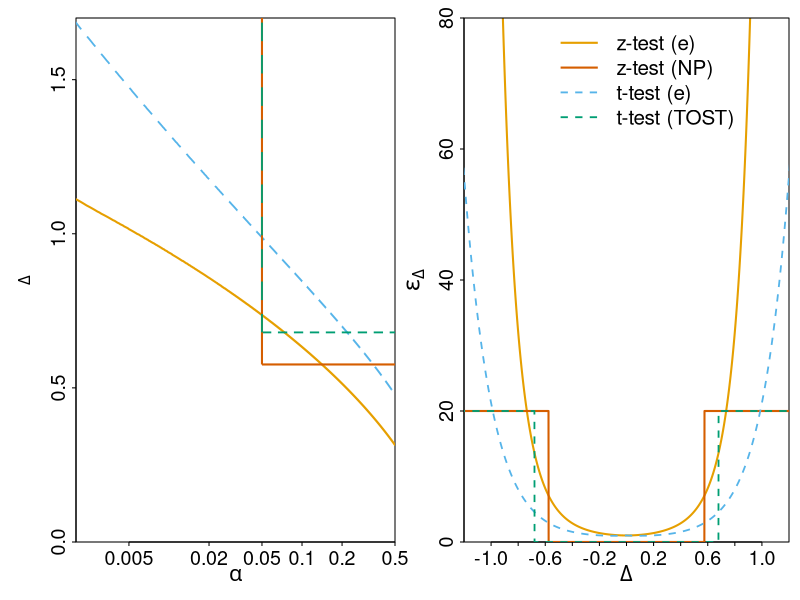
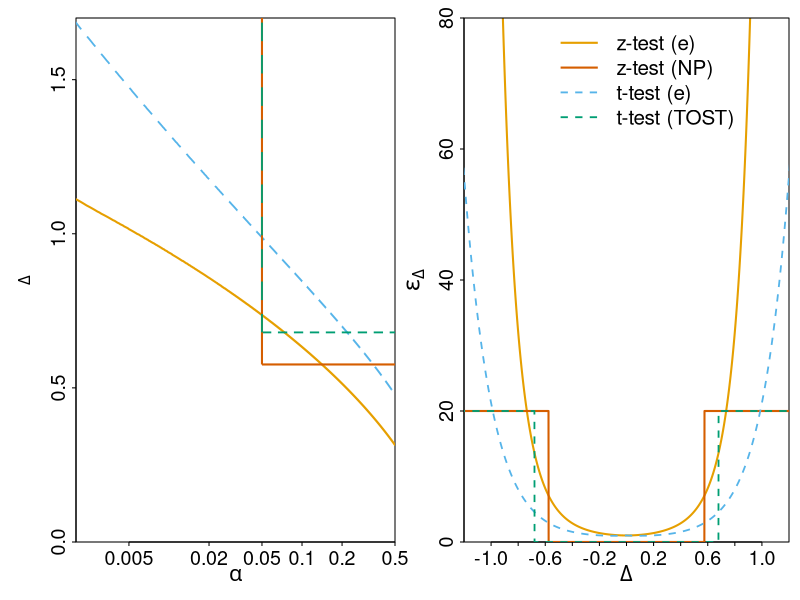

R code for these plots, in order:
## ======================================================================
## Single-file script: compare z-test (NP and e) and t-test (TOST and e)
## Used for Figure 2 of Koobs and Koning (2026)
## Edit ONLY the cfg block.
## ======================================================================

# Symmetric equivalence curves:
# - z-test e-curve at h = 0.5
# - z-test binary test (NP)
# - t-test TOST-E (noncentral-t based, shifted alternative on mean scale)
# - t-test binary TOST (central-t based)

cfg <- list(
  # Fixed realized statistic Xbar
  xbar = 0.10,

  # Data summary used for plotting fixed-realization curves
  n = 10,
  sigma = 1,
  s_obs = 1.0,  # observed sample SD used in t-statistics

  # Delta and alpha grids
  Delta_min = 0.000,
  Delta_max = 2.000,
  Delta_step = 0.001,
  alpha_min = 1e-4,
  alpha_max = 0.500,
  alpha_step = 0.0001,
  alpha_plot_min_left = 2e-3,

  # Curves
  h_vec = c(0.5),
  include_tost_h05 = TRUE,
  # TOST-E mode choices (coarse-tested):
  # - shifted          : shift = tost_shift / (1 - h)
  # - shifted_const    : shift = tost_shift
  # - shifted_prop     : shift = tost_prop * Delta
  # - shifted_prop_cap : shift = min(tost_prop * Delta, tost_cap)
  # - shifted_hybrid   : shift = tost_shift + tost_prop * Delta
  tost_alt_modes = c("shifted_prop"),
  tost_h = 0.5,
  tost_shift = 0.10,
  tost_prop = 0.50,
  tost_cap = 0.20,
  include_h1 = TRUE,
  include_tost_binary = TRUE,
  alpha0 = 0.05,

  # Quadrature for normalization
  quad_m = 4001,

  # Plot limits
  y_left_max = 1.70,
  y_right_max = 80,
  Delta_plot_max = 1.20,
  show_infinite_at_top = FALSE,
  log_x_left = TRUE,
  log_x_right = FALSE,

  # Draw in active device (RStudio pane) when interactive
  show_in_device = interactive(),

  # Save files
  save_png = "Figs/Section7_tmean_toste_n10_xbar010_wideDelta.png",
  save_pdf = "Figs/Section7_tmean_toste_n10_xbar010_wideDelta.pdf"
)

stopifnot(cfg$n >= 2, cfg$sigma > 0, cfg$alpha0 > 0, cfg$alpha0 < 1)
stopifnot(is.finite(cfg$s_obs), cfg$s_obs > 0)
stopifnot(cfg$Delta_max > cfg$Delta_min, cfg$Delta_step > 0)
stopifnot(cfg$Delta_plot_max > cfg$Delta_min, cfg$Delta_plot_max <= cfg$Delta_max)
stopifnot(cfg$alpha_max > cfg$alpha_min, cfg$alpha_step > 0, cfg$alpha_min > 0)
stopifnot(cfg$alpha_plot_min_left >= cfg$alpha_min, cfg$alpha_plot_min_left < cfg$alpha_max)
stopifnot(all(cfg$h_vec >= 0), all(cfg$h_vec < 1))
stopifnot(cfg$quad_m >= 201)
stopifnot(all(cfg$tost_alt_modes %in% c("shifted", "shifted_const", "shifted_prop", "shifted_prop_cap", "shifted_hybrid")))
stopifnot(is.finite(cfg$tost_shift), cfg$tost_shift >= 0)
stopifnot(is.finite(cfg$tost_prop), cfg$tost_prop >= 0)
stopifnot(is.finite(cfg$tost_cap), cfg$tost_cap >= 0)
stopifnot(is.finite(cfg$tost_h), cfg$tost_h > 0, cfg$tost_h < 1)

sd_x <- cfg$sigma / sqrt(cfg$n)
nu <- cfg$n - 1
Delta_grid <- seq(cfg$Delta_min, cfg$Delta_max, by = cfg$Delta_step)
alpha_grid <- seq(cfg$alpha_min, cfg$alpha_max, by = cfg$alpha_step)

# Densities for Xbar under mu
d0 <- function(x) dnorm(x, mean = 0, sd = sd_x)
dL <- function(x, Delta) dnorm(x, mean = -Delta, sd = sd_x)
dR <- function(x, Delta) dnorm(x, mean = Delta, sd = sd_x)

# h=0 direct symmetric LR
e0 <- function(x, Delta) d0(x) / (0.5 * dL(x, Delta) + 0.5 * dR(x, Delta))

# Quadrature nodes for E_{mu=Delta}
u_quad <- (seq_len(cfg$quad_m) - 0.5) / cfg$quad_m
z_quad <- qnorm(u_quad)

norm_const <- function(Delta, h) {
  k <- 1 / (1 - h)
  x_nodes <- Delta + sd_x * z_quad
  mean(e0(x_nodes, Delta)^k)
}

make_h_curve <- function(h) {
  k <- 1 / (1 - h)
  z_vec <- vapply(Delta_grid, function(D) norm_const(D, h), numeric(1))
  (e0(cfg$xbar, Delta_grid)^k) / z_vec
}

# t-statistics for testing equivalence on the mean scale with unknown sigma
t_left_obs <- function(Delta) sqrt(cfg$n) * (cfg$xbar + Delta) / cfg$s_obs
t_right_obs <- function(Delta) sqrt(cfg$n) * (Delta - cfg$xbar) / cfg$s_obs

safe_dt <- function(x, df, ncp = 0) pmax(dt(x, df = df, ncp = ncp), .Machine$double.xmin)

tost_lambda <- function(Delta, h, mode) {
  shift <- switch(
    mode,
    "shifted" = cfg$tost_shift / (1 - h),
    "shifted_const" = cfg$tost_shift,
    "shifted_prop" = cfg$tost_prop * Delta,
    "shifted_prop_cap" = pmin(cfg$tost_prop * Delta, cfg$tost_cap),
    "shifted_hybrid" = cfg$tost_shift + cfg$tost_prop * Delta,
    stop("Unsupported TOST alternative mode")
  )
  sqrt(cfg$n) * shift / cfg$s_obs
}

q_left_t <- function(t, Delta, h, mode) {
  safe_dt(t, df = nu, ncp = tost_lambda(Delta, h, mode))
}

q_right_t <- function(t, Delta, h, mode) {
  safe_dt(t, df = nu, ncp = tost_lambda(Delta, h, mode))
}

# TOST-E from one-sided t-based e-values:
# e_L = q_L(T_L)/f0(T_L), e_R = q_R(T_R)/f0(T_R), then min(e_L, e_R),
# with h-power normalization under the central t boundary model.
make_tost_curve <- function(h, mode) {
  k <- 1 / (1 - h)
  t_nodes <- qt(u_quad, df = nu)
  f0_nodes <- safe_dt(t_nodes, df = nu, ncp = 0)

  e0_left <- vapply(Delta_grid, function(D) {
    tl <- t_left_obs(D)
    q_left_t(tl, D, h, mode) / safe_dt(tl, df = nu, ncp = 0)
  }, numeric(1))

  e0_right <- vapply(Delta_grid, function(D) {
    tr <- t_right_obs(D)
    q_right_t(tr, D, h, mode) / safe_dt(tr, df = nu, ncp = 0)
  }, numeric(1))

  z_left <- vapply(Delta_grid, function(D) {
    mean((q_left_t(t_nodes, D, h, mode) / f0_nodes)^k)
  }, numeric(1))

  z_right <- vapply(Delta_grid, function(D) {
    mean((q_right_t(t_nodes, D, h, mode) / f0_nodes)^k)
  }, numeric(1))

  e_left <- (e0_left^k) / z_left
  e_right <- (e0_right^k) / z_right
  pmin(e_left, e_right)
}

# Binary TOST from one-sided t-tests at level alpha0,
# encoded as e-value in {0, 1/alpha0}.
make_tost_binary_curve <- function(alpha0) {
  p_left <- 1 - pt(t_left_obs(Delta_grid), df = nu)
  p_right <- 1 - pt(t_right_obs(Delta_grid), df = nu)
  reject <- pmax(p_left, p_right) <= alpha0
  ifelse(reject, 1 / alpha0, 0)
}

# Build e-curves
e_curves <- list()
for (h in cfg$h_vec) {
  nm <- "z_h05"
  cat(sprintf("Computing direct curve for h = %.3f ...\n", h))
  e_curves[[nm]] <- make_h_curve(h)
}
if (isTRUE(cfg$include_tost_h05)) {
  for (mode in cfg$tost_alt_modes) {
    nm <- paste0("tost_e_", mode)
    cat(sprintf("Computing TOST-E curve for h = %.3f (mode=%s) ...\n", cfg$tost_h, mode))
    e_curves[[nm]] <- make_tost_curve(cfg$tost_h, mode)
  }
}

# NP (h=1) encoded as {0,1/alpha0}
c_alpha <- function(Delta, alpha) {
  f <- function(c) {
    pnorm(c, mean = Delta, sd = sd_x) - pnorm(-c, mean = Delta, sd = sd_x) - alpha
  }
  uniroot(f, interval = c(0, Delta + 12 * sd_x), tol = 1e-10)$root
}
if (isTRUE(cfg$include_h1)) {
  c_vec <- vapply(Delta_grid, function(D) c_alpha(D, cfg$alpha0), numeric(1))
  e_curves[["z_bin"]] <- ifelse(abs(cfg$xbar) < c_vec, 1 / cfg$alpha0, 0)
}
if (isTRUE(cfg$include_tost_binary)) {
  cat(sprintf("Computing binary TOST curve (alpha=%.3f) ...\n", cfg$alpha0))
  e_curves[["tost_bin"]] <- make_tost_binary_curve(cfg$alpha0)
}

# Inversion alpha -> Delta_hat(alpha)
delta_hat_from_e <- function(e_vec) {
  raw <- vapply(alpha_grid, function(a) {
    idx <- which(e_vec >= 1 / a)[1]
    if (is.na(idx)) Inf else Delta_grid[idx]
  }, numeric(1))
  # Numerical inversion can introduce tiny non-monotone wiggles; enforce
  # the theoretical non-increasing shape in alpha.
  out <- raw
  running <- Inf
  for (i in seq_along(out)) {
    if (is.finite(out[i])) {
      running <- min(running, out[i])
      out[i] <- running
    }
  }
  out
}
dhat_curves <- lapply(e_curves, delta_hat_from_e)

clip_left <- function(x, ymax, show_inf_top = FALSE) {
  out <- rep(NA_real_, length(x))
  inside <- is.finite(x) & (x <= ymax)
  out[inside] <- x[inside]
  if (isTRUE(show_inf_top)) {
    out[!is.finite(x)] <- ymax
  }
  out
}

show_inf_for_curve <- function(curve_name) {
  if (curve_name %in% c("z_bin", "tost_bin")) {
    FALSE
  } else {
    isTRUE(cfg$show_infinite_at_top)
  }
}

h_levels <- c(
  "z_h05",
  if (isTRUE(cfg$include_h1)) "z_bin",
  if (isTRUE(cfg$include_tost_h05)) paste0("tost_e_", cfg$tost_alt_modes),
  if (isTRUE(cfg$include_tost_binary)) "tost_bin"
)

base_cols <- c(
  "z_h05" = "#E69F00",   # z-test class (orange)
  "z_bin" = "#D55E00",   # z-test class (vermillion)
  "tost_bin" = "#009E73" # TOST class (bluish green)
)
cols <- setNames(rep(NA_character_, length(h_levels)), h_levels)
for (nm in h_levels) {
  if (startsWith(nm, "tost_e_")) {
    cols[nm] <- "#56B4E9"
  } else {
    cols[nm] <- base_cols[nm]
  }
}

ltys <- setNames(rep("solid", length(h_levels)), h_levels)
# Match linetype by class:
# z-class = solid, TOST-class = custom dashed
if ("z_h05" %in% h_levels) ltys["z_h05"] <- "solid"
if ("z_bin" %in% h_levels) ltys["z_bin"] <- "solid"
for (nm in h_levels) {
  if (startsWith(nm, "tost_e_")) ltys[nm] <- "dashed"
}
if ("tost_bin" %in% h_levels) ltys["tost_bin"] <- "dashed"

lwds <- setNames(rep(2.0, length(h_levels)), h_levels)
for (nm in h_levels) {
  if (startsWith(nm, "tost_e_")) lwds[nm] <- 1.75
}
if ("tost_bin" %in% h_levels) lwds["tost_bin"] <- 1.75

labels <- setNames(rep("", length(h_levels)), h_levels)
for (nm in h_levels) {
  if (nm == "z_h05") labels[nm] <- "z-test (e)"
  if (nm == "z_bin") labels[nm] <- "z-test (NP)"
  if (nm == "tost_bin") labels[nm] <- "t-test (TOST)"
  if (startsWith(nm, "tost_e_")) labels[nm] <- "t-test (e)"
}

draw_panels <- function() {
  draw_manual_dashed <- function(x, y, col, lwd, dash_len = 0.07, gap_len = 0.05) {
    ok <- is.finite(x) & is.finite(y)
    if (sum(ok) < 2) return(invisible(NULL))
    rr <- rle(ok)
    ends <- cumsum(rr$lengths)
    starts <- ends - rr$lengths + 1
    for (k in seq_along(rr$values)) {
      if (!rr$values[k]) next
      i1 <- starts[k]; i2 <- ends[k]
      xs <- x[i1:i2]; ys <- y[i1:i2]
      if (length(xs) < 2) next
      seglen <- sqrt(diff(xs)^2 + diff(ys)^2)
      s <- c(0, cumsum(seglen))
      total <- tail(s, 1)
      if (!is.finite(total) || total <= 0) next
      period <- dash_len + gap_len
      dash_starts <- seq(0, total, by = period)
      for (ds in dash_starts) {
        de <- min(ds + dash_len, total)
        if (de <= ds) next
        mids <- s[s > ds & s < de]
        sq <- c(ds, mids, de)
        xq <- approx(s, xs, xout = sq, ties = "ordered")$y
        yq <- approx(s, ys, xout = sq, ties = "ordered")$y
        lines(xq, yq, col = col, lwd = lwd)
      }
    }
    invisible(NULL)
  }

  # Tight layout: closer x-axis titles and smaller gap between the two panels.
  layout(matrix(c(1, 2), nrow = 1, byrow = TRUE), widths = c(1, 1))
  par(mgp = c(1.15, 0.35, 0), tcl = -0.20, xaxs = "i", yaxs = "i", lend = 1)
  par(cex.axis = 1.18, cex.lab = 1.30)

  # Left: alpha -> Delta_hat_alpha
  par(mar = c(2.9, 3.8, 0.9, 0.25))
  first <- h_levels[1]
  alpha_plot <- pmax(alpha_grid, cfg$alpha_min)
  left_xmin <- cfg$alpha_plot_min_left
  x_left <- if (isTRUE(cfg$log_x_left)) log10(alpha_plot) else alpha_plot
  xlim_left <- if (isTRUE(cfg$log_x_left)) c(log10(left_xmin), log10(cfg$alpha_max)) else c(left_xmin, cfg$alpha_max)
  plot(NA, xlab = expression(alpha), ylab = "", xaxt = "n",
       xlim = xlim_left, ylim = c(0, cfg$y_left_max), type = "n")
  if (isTRUE(cfg$log_x_left)) {
    left_ticks <- c(0.005, 0.02, 0.05, 0.1, 0.2, 0.5)
    axis(
      1,
      at = log10(left_ticks),
      labels = c("0.005", "0.02", "0.05", "0.1", "0.2", "0.5"),
      gap.axis = -1
    )
  } else {
    axis(
      1,
      at = c(seq(0, 0.4, by = 0.1), 0.49),
      labels = c(sprintf("%.1f", seq(0, 0.4, by = 0.1)), "")
    )
  }
  mtext(expression(Delta), side = 2, line = 2.1)
  for (hs in h_levels) {
    yv <- clip_left(dhat_curves[[hs]], cfg$y_left_max, show_inf_for_curve(hs))
    if (ltys[hs] == "solid") {
      lines(x_left, yv, lwd = lwds[hs], col = cols[hs], lty = "solid")
    } else {
      draw_manual_dashed(x_left, yv, col = cols[hs], lwd = lwds[hs])
    }
  }
  # For binary curves, show the jump to infinity as an in-frame vertical rise
  # up to the plot boundary (without arrows outside the frame).
  for (hs in intersect(c("z_bin", "tost_bin"), h_levels)) {
    yv <- dhat_curves[[hs]]
    j <- which(is.finite(yv))[1]
    if (!is.na(j) && j > 1) {
      xj <- if (isTRUE(cfg$log_x_left)) log10(alpha_plot[j]) else alpha_plot[j]
      yj <- min(yv[j], cfg$y_left_max)
      if (ltys[hs] == "solid") {
        segments(xj, yj, xj, cfg$y_left_max, col = cols[hs], lty = "solid", lwd = lwds[hs])
      } else {
        draw_manual_dashed(c(xj, xj), c(yj, cfg$y_left_max), col = cols[hs], lwd = lwds[hs],
                           dash_len = 0.06, gap_len = 0.045)
      }
    }
  }
  # Right: Delta -> e_Delta
  par(mar = c(2.9, 3.2, 0.9, 0.55))
  Delta_plot <- Delta_grid
  make_sym_curve <- function(e_vec) {
    x_sym <- c(-rev(Delta_plot), Delta_plot)
    y_sym <- c(rev(e_vec), e_vec)
    list(x = x_sym, y = y_sym)
  }
  sym_first <- make_sym_curve(e_curves[[first]])
  plot(
    sym_first$x, sym_first$y,
    type = "l", lwd = lwds[first], col = cols[first], lty = ltys[first],
    xlab = expression(Delta), ylab = "", xaxt = "n",
    xlim = c(-cfg$Delta_plot_max, cfg$Delta_plot_max), ylim = c(0, cfg$y_right_max),
    log = if (isTRUE(cfg$log_x_right)) "x" else ""
  )
  if (isTRUE(cfg$log_x_right)) {
    axis(1, at = c(0.001, 0.005, 0.01, 0.02, 0.05, 0.1, 0.2, 0.5),
         labels = c("0.001", "0.005", "0.01", "0.02", "0.05", "0.1", "0.2", "0.5"))
  } else {
    axis(1, at = seq(-1.0, 1.0, by = 0.2))
  }
  mtext(expression(epsilon[Delta]), side = 2, line = 1.8, cex = 1.45)
  if (length(h_levels) > 1) {
    for (hs in h_levels[-1]) {
      sym_hs <- make_sym_curve(e_curves[[hs]])
      lines(sym_hs$x, sym_hs$y, lwd = lwds[hs], col = cols[hs], lty = ltys[hs])
    }
  }

  usr <- par("usr")
  legend(
    x = usr[1] + 0.24 * (usr[2] - usr[1]),
    y = usr[4],
    legend = unname(labels),
    col = cols,
    lty = ltys,
    lwd = lwds,
    cex = 1.24,
    bty = "n",
    xjust = 0,
    yjust = 1
  )
  layout(1)
}

if (isTRUE(cfg$show_in_device)) {
  draw_panels()
}

if (!is.null(cfg$save_png)) {
  dir.create(dirname(cfg$save_png), recursive = TRUE, showWarnings = FALSE)
  png(cfg$save_png, width = 1550, height = 620, res = 180)
  draw_panels()
  dev.off()
}

if (!is.null(cfg$save_pdf)) {
  dir.create(dirname(cfg$save_pdf), recursive = TRUE, showWarnings = FALSE)
  pdf(cfg$save_pdf, width = 8.4, height = 3.8)
  draw_panels()
  dev.off()
}

cat("Saved plot files:\n")
cat(" -", cfg$save_png, "\n")
cat(" -", cfg$save_pdf, "\n")
cat(sprintf("DGP: xbar=%.3f, n=%d, sigma=%.3f, s_obs=%.3f (sd_x=%.3f)\n", cfg$xbar, cfg$n, cfg$sigma, cfg$s_obs, sd_x))
cat(sprintf("h values: %s\n", paste(cfg$h_vec, collapse = ", ")))
cat(sprintf("TOST-E h=0.5 included: %s\n", ifelse(isTRUE(cfg$include_tost_h05), "yes", "no")))
cat(sprintf("TOST-E alternative modes: %s\n", paste(cfg$tost_alt_modes, collapse = ", ")))
cat(sprintf("TOST-E h parameter: %.3f\n", cfg$tost_h))
cat(sprintf("TOST shift parameter: %.3f\n", cfg$tost_shift))
cat(sprintf("TOST proportional shift parameter: %.3f\n", cfg$tost_prop))
cat(sprintf("TOST shift cap parameter: %.3f\n", cfg$tost_cap))
if ("z_bin" %in% names(e_curves)) {
  cat(sprintf("delta_star(z-binary): %.6f\n", Delta_grid[which(e_curves[["z_bin"]] > 0)[1]]))
}
